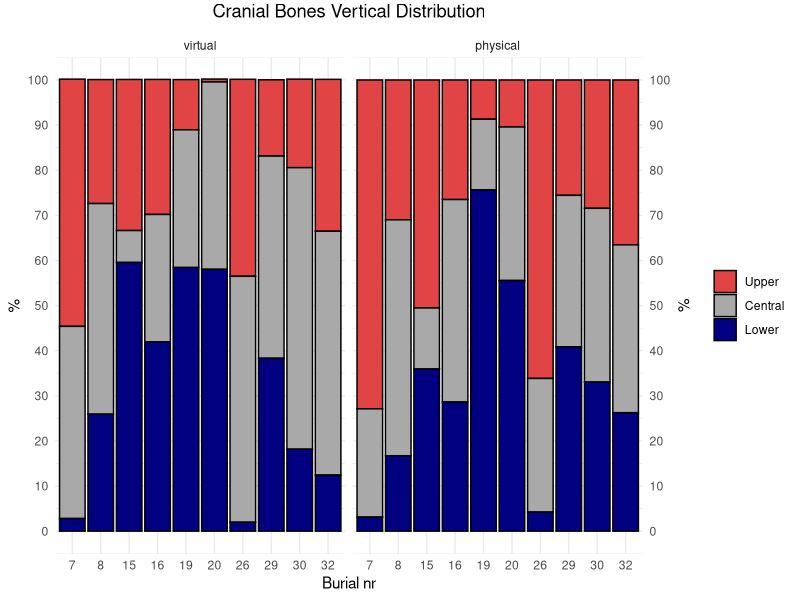
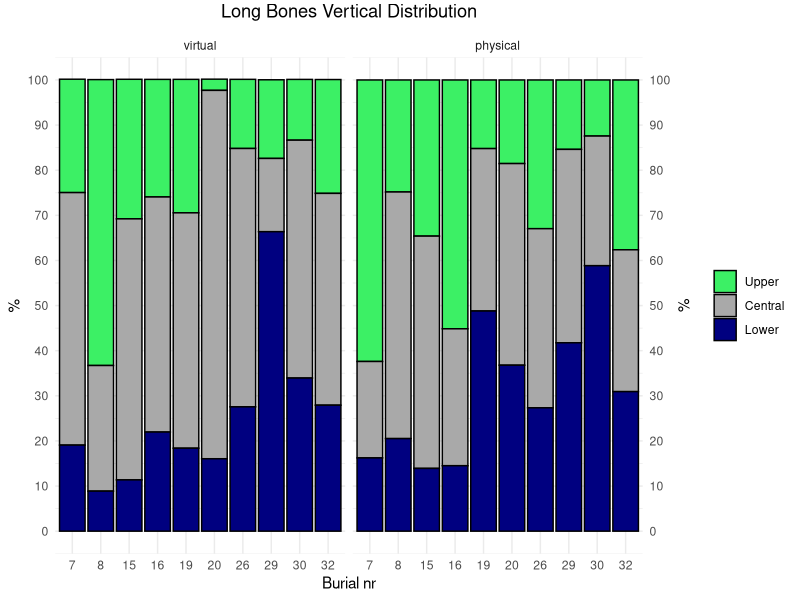
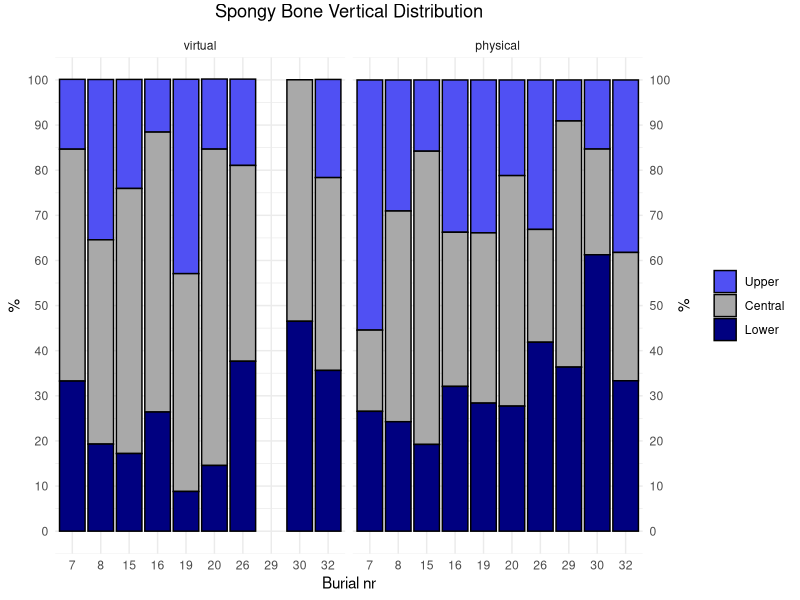
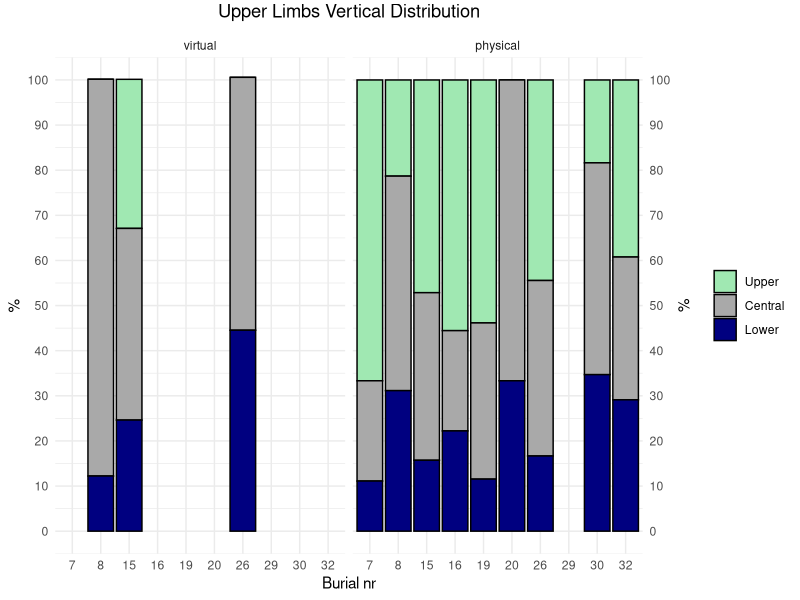
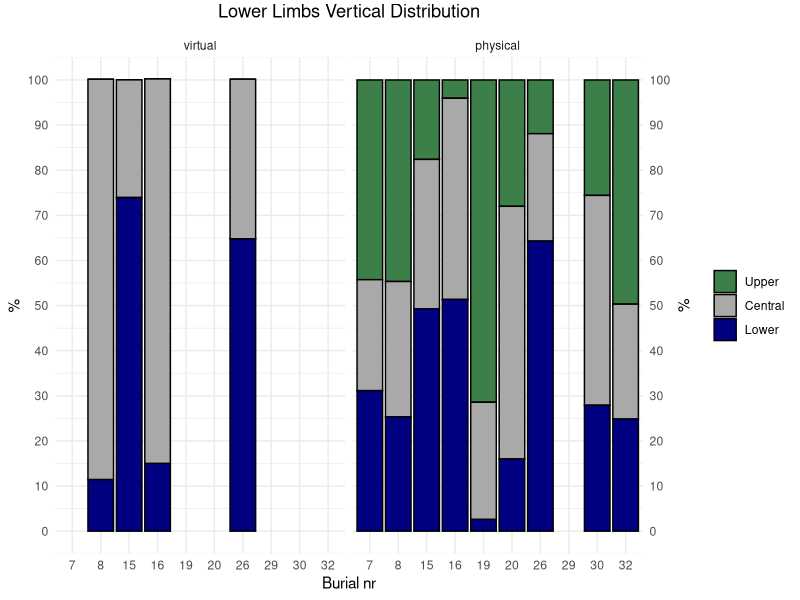
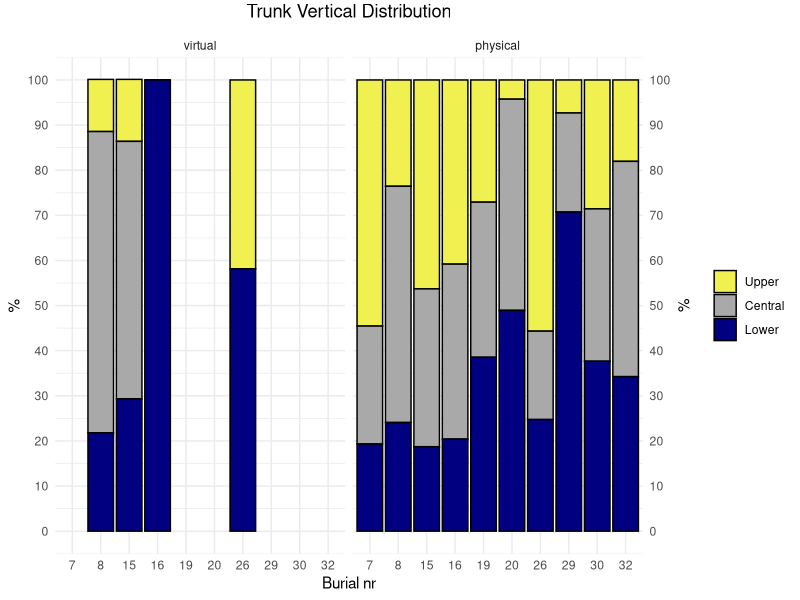
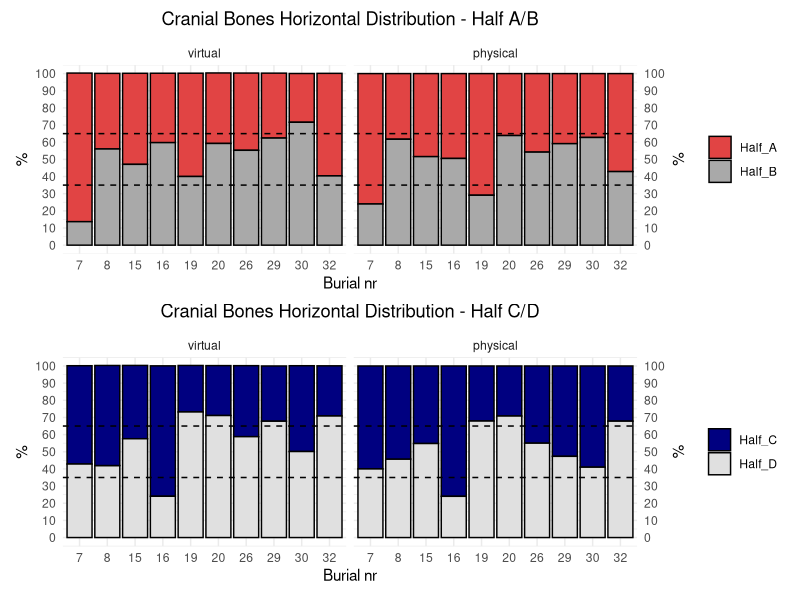
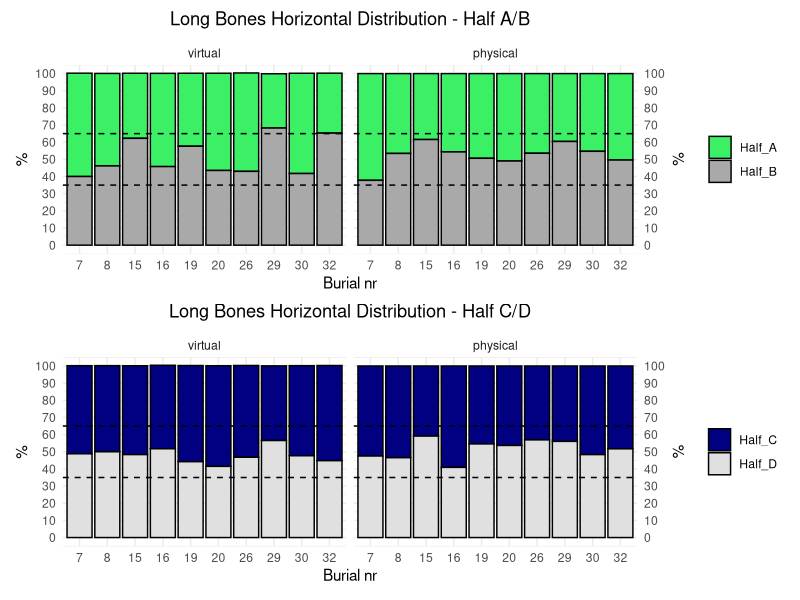

Generate these figures, in order, with R:
# Load libraries and data ----
library(here)
library(ggplot2)
library(dplyr)
library(patchwork)
virt_phys <- read.csv(here("data","virt_phys.csv"))

# Manually set the factor levels for section
virt_phys <- virt_phys %>%
 mutate(section = factor(section, levels = c("upper", "central", "lower","total","half_A","half_B","half_C", "half_D")))

# Customised palettes
cb_palette <-c("#e14444","darkgrey","navyblue","#E0E0E0")
lb_palette <-c("#3cf065","darkgrey","navyblue","#E0E0E0")
sb_palette <-c("#5050f3","darkgrey","navyblue","#E0E0E0")
ul_palette <-c("#a0e8b2","darkgrey","navyblue","#E0E0E0")
ll_palette <-c("#3c7f49","darkgrey","navyblue","#E0E0E0")
t_palette <-c("#f0f050","darkgrey","navyblue","#E0E0E0")

# VERTICAL DISTRIBUTION ----

# Fig. 7 - A
pdf(file= here("figures", "fig.7","Cranial_Bones_Vertical_A.pdf"))
ggplot(
  data = virt_phys %>%
    filter(element == "CB") %>%
    filter(section %in% c("upper", "central", "lower")) %>%
    mutate(method = factor(method, levels = c("virtual", "physical"))),
  aes(
    x = factor(burial),
    y = element_perc,
    fill = section
  )
) +
  geom_col(
    position = "stack",
    color = "black"
  ) +
  ggtitle("Cranial Bones Vertical Distribution") + 
  theme_minimal() +
  theme(
    plot.title = element_text(hjust = 0.5, vjust = 2),
    legend.position = "right"
  ) +
  labs(x = "Burial nr", y = "%") +
  scale_fill_manual(
    name = NULL, 
    values = cb_palette,
    breaks = c("upper", "central", "lower"),
    labels = c("Upper", "Central", "Lower") 
  ) +
  scale_y_continuous(
    breaks = seq(0, 100, by = 10),
    sec.axis = dup_axis(name = "%") 
  ) +
  coord_cartesian(ylim = c(0, 100)) +
  facet_wrap(~ method, ncol = 2)
# Save plot
dev.off()

# Fig. 7 - B
# Save plot
pdf(file= here("figures", "fig.7","Long_Bones_Vertical_B.pdf"))
ggplot(
  data = virt_phys %>%
    filter(element == "LB") %>%
    filter(section %in% c("upper", "central", "lower")) %>%
    mutate(method = factor(method, levels = c("virtual", "physical"))),
  aes(
    x = factor(burial),
    y = element_perc,
    fill = section
  )
) +
  geom_col(
    position = "stack",
    color = "black"
  ) +
  ggtitle("Long Bones Vertical Distribution") + 
  theme_minimal() +
  theme(
    plot.title = element_text(hjust = 0.5, vjust = 2),
    legend.position = "right"
  ) +
  labs(x = "Burial nr", y = "%") +
  scale_fill_manual(
    name = NULL, 
    values = lb_palette,
    breaks = c("upper", "central", "lower"),
    labels = c("Upper", "Central", "Lower") 
  ) +
  scale_y_continuous(
    breaks = seq(0, 100, by = 10),
    sec.axis = dup_axis(name = "%") 
  ) +
  coord_cartesian(ylim = c(0, 100)) +
  facet_wrap(~ method, ncol = 2)
dev.off()

# Fig. 7 - C
# Save plot
pdf(file= here("figures", "fig.7","Spongy_Bone_Vertical_C.pdf"))
ggplot(
  data = virt_phys %>%
    filter(element == "SB") %>%
    filter(section %in% c("upper", "central", "lower")) %>%
    mutate(method = factor(method, levels = c("virtual", "physical"))),
  aes(
    x = factor(burial),
    y = element_perc,
    fill = section
  )
) +
  geom_col(
    position = "stack",
    color = "black"
  ) +
  ggtitle("Spongy Bone Vertical Distribution") + 
  theme_minimal() +
  theme(
    plot.title = element_text(hjust = 0.5, vjust = 2),
    legend.position = "right"
  ) +
  labs(x = "Burial nr", y = "%") +
  scale_fill_manual(
    name = NULL, 
    values = sb_palette,
    breaks = c("upper", "central", "lower"),
    labels = c("Upper", "Central", "Lower") 
  ) +
  scale_y_continuous(
    breaks = seq(0, 100, by = 10),
    sec.axis = dup_axis(name = "%") 
  ) +
  coord_cartesian(ylim = c(0, 100)) +
  facet_wrap(~ method, ncol = 2)
dev.off()

# Fig. 8 - A
# Save plot
pdf(file= here("figures", "fig.8","Upper_Limbs_Vertical_A.pdf"))
ggplot(
  data = virt_phys %>%
    filter(element == "UL") %>%
    filter(section %in% c("upper", "central", "lower")) %>%
    mutate(method = factor(method, levels = c("virtual", "physical"))),
  aes(
    x = factor(burial),
    y = element_perc,
    fill = section
  )
) +
  geom_col(
    position = "stack",
    color = "black"
  ) +
  ggtitle("Upper Limbs Vertical Distribution") + 
  theme_minimal() +
  theme(
    plot.title = element_text(hjust = 0.5, vjust = 2),
    legend.position = "right"
  ) +
  labs(x = "Burial nr", y = "%") +
  scale_fill_manual(
    name = NULL, 
    values = ul_palette,
    breaks = c("upper", "central", "lower"),
    labels = c("Upper", "Central", "Lower") 
  ) +
  scale_y_continuous(
    breaks = seq(0, 100, by = 10),
    sec.axis = dup_axis(name = "%") 
  ) +
  coord_cartesian(ylim = c(0, 100)) +
  facet_wrap(~ method, ncol = 2)
dev.off()

# Fig. 8 - B
# Save plot
pdf(file= here("figures", "fig.8","Lower_Limbs_Vertical_B.pdf"))
ggplot(
  data = virt_phys %>%
    filter(element == "LL") %>%
    filter(section %in% c("upper", "central", "lower")) %>%
    mutate(method = factor(method, levels = c("virtual", "physical"))),
  aes(
    x = factor(burial),
    y = element_perc,
    fill = section
  )
) +
  geom_col(
    position = "stack",
    color = "black"
  ) +
  ggtitle("Lower Limbs Vertical Distribution") + 
  theme_minimal() +
  theme(
    plot.title = element_text(hjust = 0.5, vjust = 2),
    legend.position = "right"
  ) +
  labs(x = "Burial nr", y = "%") +
  scale_fill_manual(
    name = NULL, 
    values = ll_palette,
    breaks = c("upper", "central", "lower"),
    labels = c("Upper", "Central", "Lower") 
  ) +
  scale_y_continuous(
    breaks = seq(0, 100, by = 10),
    sec.axis = dup_axis(name = "%") 
  ) +
  coord_cartesian(ylim = c(0, 100)) +
  facet_wrap(~ method, ncol = 2)
dev.off()

# Fig. 8 - C
# Save plot
pdf(file= here("figures", "fig.8","Trunk_Vertical_C.pdf"))
ggplot(
  data = virt_phys %>%
    filter(element == "T") %>%
    filter(section %in% c("upper", "central", "lower")) %>%
    mutate(method = factor(method, levels = c("virtual", "physical"))),
  aes(
    x = factor(burial),
    y = element_perc,
    fill = section
  )
) +
  geom_col(
    position = "stack",
    color = "black"
  ) +
  ggtitle("Trunk Vertical Distribution") + 
  theme_minimal() +
  theme(
    plot.title = element_text(hjust = 0.5, vjust = 2),
    legend.position = "right"
  ) +
  labs(x = "Burial nr", y = "%") +
  scale_fill_manual(
    name = NULL, 
    values = t_palette,
    breaks = c("upper", "central", "lower"),
    labels = c("Upper", "Central", "Lower") 
  ) +
  scale_y_continuous(
    breaks = seq(0, 100, by = 10),
    sec.axis = dup_axis(name = "%") 
  ) +
  coord_cartesian(ylim = c(0, 100)) +
  facet_wrap(~ method, ncol = 2)
dev.off()

# HORIZONTAL DISTRIBUTION ----

# Fig. 9 - A
# Save plot
pdf(file= here("figures", "fig.9","Cranial_Bones_Horizontal_A.pdf"))
(
  ggplot(
    data = virt_phys %>%
      filter(element == "CB") %>%
      filter(section %in% c("half_A", "half_B")) %>%
      mutate(method = factor(method, levels = c("virtual", "physical"))), 
    aes(
      x = factor(burial),
      y = element_perc,
      fill = section
    )
  ) +
    geom_col(
      position = "stack",
      color = "black"
    ) +
    geom_hline(yintercept = c(65, 35), color = "black", linetype = "dashed") + 
    ggtitle("Cranial Bones Horizontal Distribution - Half A/B") + 
    theme_minimal() +
    theme(
      plot.title = element_text(hjust = 0.5, vjust = 2),
      legend.position = "right"
    ) +
    labs(x = "Burial nr", y = "%") +
    scale_fill_manual(
      name = NULL, 
      values = cb_palette,
      breaks = c("half_A", "half_B"),
      labels = c("Half_A", "Half_B")
    ) +
    scale_y_continuous(
      breaks = seq(0, 100, by = 10),
      sec.axis = dup_axis(name = "%") 
    ) +
    coord_cartesian(ylim = c(0, 100)) +
    facet_wrap(~ method, ncol = 2)
) /
  (
    ggplot(
      data = virt_phys %>%
        filter(element == "CB") %>%
        filter(section %in% c("half_C", "half_D")) %>%
        mutate(method = factor(method, levels = c("virtual", "physical"))), 
      aes(
        x = factor(burial),
        y = element_perc,
        fill = section
      )
    ) +
      geom_col(
        position = "stack",
        color = "black"
      ) +
      geom_hline(yintercept = c(65, 35), color = "black", linetype = "dashed") + 
      ggtitle("Cranial Bones Horizontal Distribution - Half C/D") +
      theme_minimal() +
      theme(
        plot.title = element_text(hjust = 0.5, vjust = 2),
        legend.position = "right"
      ) +
      labs(x = "Burial nr", y = "%") +
      scale_fill_manual(
        name = NULL, 
        values = c("half_C" = "navyblue", "half_D" = "#E0E0E0"),
        breaks = c("half_C", "half_D"),
        labels = c("Half_C", "Half_D") 
      ) +
      scale_y_continuous(
        breaks = seq(0, 100, by = 10),
        sec.axis = dup_axis(name = "%") 
      ) +
      coord_cartesian(ylim = c(0, 100)) +
      facet_wrap(~ method, ncol = 2)
  )
dev.off()

# Fig. 9 - B
# Save plot
pdf(file= here("figures", "fig.9","Long_Bones_Horizontal_B.pdf"))
(
  ggplot(
    data = virt_phys %>%
      filter(element == "LB") %>%
      filter(section %in% c("half_A", "half_B")) %>%
      mutate(method = factor(method, levels = c("virtual", "physical"))), 
    aes(
      x = factor(burial),
      y = element_perc,
      fill = section
    )
  ) +
    geom_col(
      position = "stack",
      color = "black"
    ) +
    geom_hline(yintercept = c(65, 35), color = "black", linetype = "dashed") + 
    ggtitle("Long Bones Horizontal Distribution - Half A/B") + 
    theme_minimal() +
    theme(
      plot.title = element_text(hjust = 0.5, vjust = 2),
      legend.position = "right"
    ) +
    labs(x = "Burial nr", y = "%") +
    scale_fill_manual(
      name = NULL, 
      values = lb_palette,
      breaks = c("half_A", "half_B"),
      labels = c("Half_A", "Half_B")
    ) +
    scale_y_continuous(
      breaks = seq(0, 100, by = 10),
      sec.axis = dup_axis(name = "%") 
    ) +
    coord_cartesian(ylim = c(0, 100)) +
    facet_wrap(~ method, ncol = 2)
) /
  (
    ggplot(
      data = virt_phys %>%
        filter(element == "LB") %>%
        filter(section %in% c("half_C", "half_D")) %>%
        mutate(method = factor(method, levels = c("virtual", "physical"))), 
      aes(
        x = factor(burial),
        y = element_perc,
        fill = section
      )
    ) +
      geom_col(
        position = "stack",
        color = "black"
      ) +
      geom_hline(yintercept = c(65, 35), color = "black", linetype = "dashed") + 
      ggtitle("Long Bones Horizontal Distribution - Half C/D") +
      theme_minimal() +
      theme(
        plot.title = element_text(hjust = 0.5, vjust = 2),
        legend.position = "right"
      ) +
      labs(x = "Burial nr", y = "%") +
      scale_fill_manual(
        name = NULL,
        values = c("half_C" = "navyblue", "half_D" = "#E0E0E0"),
        breaks = c("half_C", "half_D"),
        labels = c("Half_C", "Half_D") 
      ) +
      scale_y_continuous(
        breaks = seq(0, 100, by = 10),
        sec.axis = dup_axis(name = "%") 
      ) +
      coord_cartesian(ylim = c(0, 100)) +
      facet_wrap(~ method, ncol = 2)
  )
dev.off()

# Fig. 10 - A
# Save plot
pdf(file= here("figures", "fig.10","Spongy_Bone_Horizontal_A.pdf"))
(
  ggplot(
    data = virt_phys %>%
      filter(element == "SB") %>%
      filter(section %in% c("half_A", "half_B")) %>%
      mutate(method = factor(method, levels = c("virtual", "physical"))), 
    aes(
      x = factor(burial),
      y = element_perc,
      fill = section
    )
  ) +
    geom_col(
      position = "stack",
      color = "black"
    ) +
    geom_hline(yintercept = c(65, 35), color = "black", linetype = "dashed") + 
    ggtitle("Spongy Bone Horizontal Distribution - Half A/B") + 
    theme_minimal() +
    theme(
      plot.title = element_text(hjust = 0.5, vjust = 2),
      legend.position = "right"
    ) +
    labs(x = "Burial nr", y = "%") +
    scale_fill_manual(
      name = NULL, 
      values = sb_palette,
      breaks = c("half_A", "half_B"),
      labels = c("Half_A", "Half_B")
    ) +
    scale_y_continuous(
      breaks = seq(0, 100, by = 10),
      sec.axis = dup_axis(name = "%") 
    ) +
    coord_cartesian(ylim = c(0, 100)) +
    facet_wrap(~ method, ncol = 2)
) /
  (
    ggplot(
      data = virt_phys %>%
        filter(element == "SB") %>%
        filter(section %in% c("half_C", "half_D")) %>%
        mutate(method = factor(method, levels = c("virtual", "physical"))), 
      aes(
        x = factor(burial),
        y = element_perc,
        fill = section
      )
    ) +
      geom_col(
        position = "stack",
        color = "black"
      ) +
      geom_hline(yintercept = c(65, 35), color = "black", linetype = "dashed") + 
      ggtitle("Spongy Bone Horizontal Distribution - Half C/D") +
      theme_minimal() +
      theme(
        plot.title = element_text(hjust = 0.5, vjust = 2),
        legend.position = "right"
      ) +
      labs(x = "Burial nr", y = "%") +
      scale_fill_manual(
        name = NULL,
        values = c("half_C" = "navyblue", "half_D" = "#E0E0E0"),
        breaks = c("half_C", "half_D"),
        labels = c("Half_C", "Half_D") 
      ) +
      scale_y_continuous(
        breaks = seq(0, 100, by = 10),
        sec.axis = dup_axis(name = "%") 
      ) +
      coord_cartesian(ylim = c(0, 100)) +
      facet_wrap(~ method, ncol = 2)
  )
dev.off()

# Fig. 10 - B
# Save plot
pdf(file= here("figures", "fig.10","Trunk_Horizontal_B.pdf"))
(
  ggplot(
    data = virt_phys %>%
      filter(element == "T") %>%
      filter(section %in% c("half_A", "half_B")) %>%
      mutate(method = factor(method, levels = c("virtual", "physical"))), 
    aes(
      x = factor(burial),
      y = element_perc,
      fill = section
    )
  ) +
    geom_col(
      position = "stack",
      color = "black"
    ) +
    geom_hline(yintercept = c(65, 35), color = "black", linetype = "dashed") + 
    ggtitle("Trunk Horizontal Distribution - Half A/B") + 
    theme_minimal() +
    theme(
      plot.title = element_text(hjust = 0.5, vjust = 2),
      legend.position = "right"
    ) +
    labs(x = "Burial nr", y = "%") +
    scale_fill_manual(
      name = NULL, 
      values = t_palette,
      breaks = c("half_A", "half_B"),
      labels = c("Half_A", "Half_B")
    ) +
    scale_y_continuous(
      breaks = seq(0, 100, by = 10),
      sec.axis = dup_axis(name = "%") 
    ) +
    coord_cartesian(ylim = c(0, 100)) +
    facet_wrap(~ method, ncol = 2)
) /
  (
    ggplot(
      data = virt_phys %>%
        filter(element == "T") %>%
        filter(section %in% c("half_C", "half_D")) %>%
        mutate(method = factor(method, levels = c("virtual", "physical"))), 
      aes(
        x = factor(burial),
        y = element_perc,
        fill = section
      )
    ) +
      geom_col(
        position = "stack",
        color = "black"
      ) +
      geom_hline(yintercept = c(65, 35), color = "black", linetype = "dashed") + 
      ggtitle("Trunk Horizontal Distribution - Half C/D") +
      theme_minimal() +
      theme(
        plot.title = element_text(hjust = 0.5, vjust = 2),
        legend.position = "right"
      ) +
      labs(x = "Burial nr", y = "%") +
      scale_fill_manual(
        name = NULL,
        values = c("half_C" = "navyblue", "half_D" = "#E0E0E0"),
        breaks = c("half_C", "half_D"),
        labels = c("Half_C", "Half_D") 
      ) +
      scale_y_continuous(
        breaks = seq(0, 100, by = 10),
        sec.axis = dup_axis(name = "%") 
      ) +
      coord_cartesian(ylim = c(0, 100)) +
      facet_wrap(~ method, ncol = 2)
  )
dev.off()

# Fig. 12 - A
# Save plot
pdf(file= here("figures", "fig.12","Upper_Limbs_Horizontal_A.pdf"))
(
  ggplot(
    data = virt_phys %>%
      filter(element == "UL") %>%
      filter(section %in% c("half_A", "half_B")) %>%
      mutate(method = factor(method, levels = c("virtual", "physical"))), 
    aes(
      x = factor(burial),
      y = element_perc,
      fill = section
    )
  ) +
    geom_col(
      position = "stack",
      color = "black"
    ) +
    geom_hline(yintercept = c(65, 35), color = "black", linetype = "dashed") + 
    ggtitle("Upper Limbs Horizontal Distribution - Half A/B") + 
    theme_minimal() +
    theme(
      plot.title = element_text(hjust = 0.5, vjust = 2),
      legend.position = "right"
    ) +
    labs(x = "Burial nr", y = "%") +
    scale_fill_manual(
      name = NULL, 
      values = ul_palette,
      breaks = c("half_A", "half_B"),
      labels = c("Half_A", "Half_B")
    ) +
    scale_y_continuous(
      breaks = seq(0, 100, by = 10),
      sec.axis = dup_axis(name = "%") 
    ) +
    coord_cartesian(ylim = c(0, 100)) +
    facet_wrap(~ method, ncol = 2)
) /
  (
    ggplot(
      data = virt_phys %>%
        filter(element == "UL") %>%
        filter(section %in% c("half_C", "half_D")) %>%
        mutate(method = factor(method, levels = c("virtual", "physical"))), 
      aes(
        x = factor(burial),
        y = element_perc,
        fill = section
      )
    ) +
      geom_col(
        position = "stack",
        color = "black"
      ) +
      geom_hline(yintercept = c(65, 35), color = "black", linetype = "dashed") + 
      ggtitle("Upper Limbs Horizontal Distribution - Half C/D") +
      theme_minimal() +
      theme(
        plot.title = element_text(hjust = 0.5, vjust = 2),
        legend.position = "right"
      ) +
      labs(x = "Burial nr", y = "%") +
      scale_fill_manual(
        name = NULL,
        values = c("half_C" = "navyblue", "half_D" = "#E0E0E0"),
        breaks = c("half_C", "half_D"),
        labels = c("Half_C", "Half_D") 
      ) +
      scale_y_continuous(
        breaks = seq(0, 100, by = 10),
        sec.axis = dup_axis(name = "%") 
      ) +
      coord_cartesian(ylim = c(0, 100)) +
      facet_wrap(~ method, ncol = 2)
  )
dev.off()

# Fig. 12 - B
# Save plot
pdf(file= here("figures", "fig.12","Lower_Limbs_Horizontal_B.pdf"))
(
  ggplot(
    data = virt_phys %>%
      filter(element == "LL") %>%
      filter(section %in% c("half_A", "half_B")) %>%
      mutate(method = factor(method, levels = c("virtual", "physical"))), 
    aes(
      x = factor(burial),
      y = element_perc,
      fill = section
    )
  ) +
    geom_col(
      position = "stack",
      color = "black"
    ) +
    geom_hline(yintercept = c(65, 35), color = "black", linetype = "dashed") + 
    ggtitle("Lower Limbs Horizontal Distribution - Half A/B") + 
    theme_minimal() +
    theme(
      plot.title = element_text(hjust = 0.5, vjust = 2),
      legend.position = "right"
    ) +
    labs(x = "Burial nr", y = "%") +
    scale_fill_manual(
      name = NULL, 
      values = ll_palette,
      breaks = c("half_A", "half_B"),
      labels = c("Half_A", "Half_B")
    ) +
    scale_y_continuous(
      breaks = seq(0, 100, by = 10),
      sec.axis = dup_axis(name = "%") 
    ) +
    coord_cartesian(ylim = c(0, 100)) +
    facet_wrap(~ method, ncol = 2)
) /
  (
    ggplot(
      data = virt_phys %>%
        filter(element == "LL") %>%
        filter(section %in% c("half_C", "half_D")) %>%
        mutate(method = factor(method, levels = c("virtual", "physical"))), 
      aes(
        x = factor(burial),
        y = element_perc,
        fill = section
      )
    ) +
      geom_col(
        position = "stack",
        color = "black"
      ) +
      geom_hline(yintercept = c(65, 35), color = "black", linetype = "dashed") + 
      ggtitle("Lower Limbs Horizontal Distribution - Half C/D") +
      theme_minimal() +
      theme(
        plot.title = element_text(hjust = 0.5, vjust = 2),
        legend.position = "right"
      ) +
      labs(x = "Burial nr", y = "%") +
      scale_fill_manual(
        name = NULL,
        values = c("half_C" = "navyblue", "half_D" = "#E0E0E0"),
        breaks = c("half_C", "half_D"),
        labels = c("Half_C", "Half_D") 
      ) +
      scale_y_continuous(
        breaks = seq(0, 100, by = 10),
        sec.axis = dup_axis(name = "%") 
      ) +
      coord_cartesian(ylim = c(0, 100)) +
      facet_wrap(~ method, ncol = 2)
  )
dev.off()
